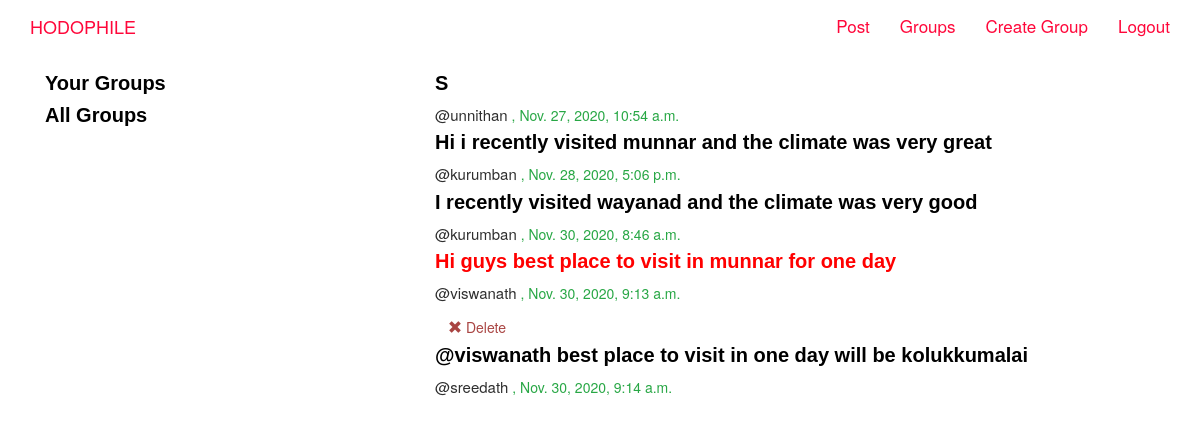
The page /posts/postss/ (signed in) on the database its author committed.
### posts/models.py (models this page shows, shortened)
class Post(models.Model):
    user=models.ForeignKey(User,related_name='posts',on_delete=models.CASCADE)
    created_at=models.DateTimeField(auto_now=True)
    message = models.TextField()
    message_html=models.TextField(editable=False)
    group=models.ForeignKey(Group,related_name='posts',null=True,blank=True,on_delete=models.CASCADE)
    class Meta:
        ordering=['created_at']
        unique_together=['user','message']

### posts/views.py (the view)
# urls.py: path('postss/',views.PostList.as_view(),name='all'),
class PostList(SelectRelatedMixin,generic.ListView):
    model=models.Post
    select_related=('user','group')

### posts/templates/posts/post_list.html (shortened to what this page needs)
{% extends "posts/post-base.html" %}
{% block prepost %}
<div class="col-md-4">
  {% if request.user.is_authenticated %}
  <div class="card card-with-shadow">
    <div class="content">
      <h5 class="title">Your Groups</h5>
    </div>
  </div>
  {% endif %}
  <div class="card card-with-shadow">
    <div class="content">
      <h5 class="title">All Groups</h5>
    </div>
  </div>
</div>
{% endblock %}
{% block post_content %}
  <div class="col-md-8">
    {% for post in post_list %}
      {% include "posts/_post.html" %}
    {% endfor %}
  </div>
{% endblock %}

### posts/templates/posts/_post.html (shortened to what this page needs)
<div class="post-media">
  {% if user.is_authenticated and post.user == user %}
  <h4 style="color: red; font-size: 20px;">{{post.message|safe}}</h4>
  {% else %}
  <h4 style="font-size: 20px;"> {{post.message|safe}}</h4>
  {% endif %}
  <p style="margin-bottom: 1px;" class="username"><a href="{% url 'posts:for_user' username=post.user.username %}" style="font-size: 15px; margin-bottom: 25px;">@{{post.user.username}}</a> ,      {{post.created_at}}</p>
  <div class="media-body">
    <div class="media-footer">
      {% if user.is_authenticated and post.user == user %}
      <a href="{% url 'posts:delete' pk=post.pk %}" title="delete" class="btn btn-simple">
        <span class="glyphicon glyphicon-remove text-danger" aria-hidden='true'></span>
        <span class="text-danger icon-label">Delete</span>
      </a>
      {% endif %}
    </div>
  </div>
</div>

### static/simplesocial/css/master.css (style rules this page uses)
body { background-color: black; }
.mycontent p { color:#28a745; }
.mycontent h4,h5 { color:#000000; font-size: 30px; }
.post-media { float:right; }

### static/simplesocial/css/style.css (style rules this page uses)
body, html { overflow-x:hidden; }
a { text-decoration: none; color: #2f2f2f; }
h1, h2, h3, h4, h5, h6 { font-family: 'Poppins', sans-serif; font-weight: 700; margin-top: 0; }
h4 { font-size: 22px; }
h5 { font-size: 20px; }

### rows shown on the page
Post: message "S", user.username "unnithan", created_at "Nov. 27, 2020, 10:54 a.m."
Post: message "Hi i recently visited munnar and the climate was very great", user.username "kurumban", created_at "Nov. 28, 2020, 5:06 p.m."
Post: message "I recently visited wayanad and the climate was very good", user.username "kurumban", created_at "Nov. 30, 2020, 8:46 a.m."
Post: message "Hi guys best place to visit in munnar for one day", user.username "viswanath", created_at "Nov. 30, 2020, 9:13 a.m.", shows "Delete"
Post: message "@viswanath best place to visit in one day will be kolukkumalai", user.username "sreedath", created_at "Nov. 30, 2020, 9:14 a.m."
